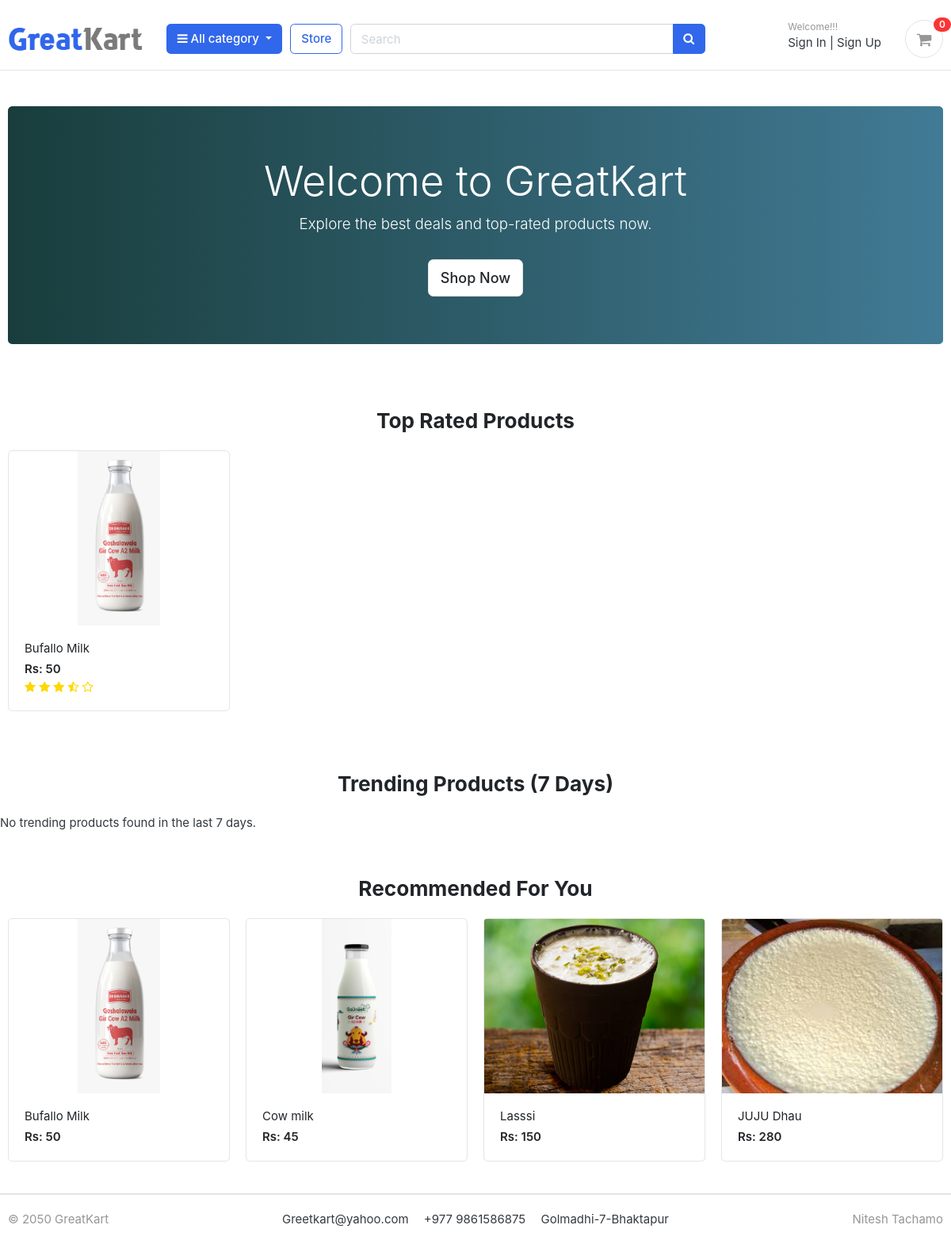
The page / on the database its author committed.
### store/models.py (models this page shows, shortened)
class Product(models.Model):
    product_name=models.CharField(max_length=200,unique=True)
    slug=models.SlugField(max_length=255,unique=True)
    description =models.TextField(max_length=500,blank=True)
    price=models.IntegerField()
    images=models.ImageField(upload_to='photos/products')
    stock=models.IntegerField()
    is_available=models.BooleanField(default=True)
    category =models.ForeignKey(Category,on_delete=models.CASCADE)
    created_date=models.DateTimeField(auto_now_add=True)
    modified_date=models.DateTimeField(auto_now=True)
    rating = models.FloatField(default=0.0)
    def get_url(self):
        return reverse('product_detail', args=[self.category.slug, self.slug])

### GreetKart/views.py (the view)
# urls.py: 2. Add a URL to urlpatterns:  path('', views.home, name='home')
def home(request):
    high_rated_products = Product.objects.filter(
        is_available=True,
        reviewrating__status=True
    ).annotate(
        avg_rating=Avg('reviewrating__rating'),
        review_count=Count('reviewrating')
    ).filter(
        review_count__gt=0
    ).order_by('-avg_rating')[:8]
    seven_days_ago = timezone.now() - timedelta(days=7)
    trending_products_qs = (
        OrderProduct.objects.filter(
            order__is_ordered=True,
            order__payment__status='Completed',
            order__created_at__gte=seven_days_ago,
            product__is_available=True
        )
        .values('product')
        .annotate(order_count=Count('product'))
        .order_by('-order_count')[:8]
    )
    trending_product_ids = [item['product'] for item in trending_products_qs]
    if trending_product_ids:
        preserved_order = Case(*[
            When(pk=pk, then=pos) for pos, pk in enumerate(trending_product_ids)
        ])
        trending_products = Product.objects.filter(
            id__in=trending_product_ids,
            is_available=True
        ).order_by(preserved_order)
    else:
        trending_products = Product.objects.none()
    recommended_products = get_collaborative_recommendations(request.user, limit=8)
    context = {
        'high_rated_products': high_rated_products,
        'trending_products': trending_products,
        'recommended_products': recommended_products,
    }
    return render(request, 'home.html', context)

### carts/context_processors.py (called while the page is built)
def counter(request):
    cart_count=0
    if 'admin' in request.path:
        return{}
    else:
        try:
            cart=Cart.objects.filter(cart_id=_cart_id(request))
            if request.user.is_authenticated:
                cart_items=CartItem.objects.all().filter(user=request.user)
            else:
                cart_items=CartItem.objects.all().filter(cart=cart[:1])
            for cart_item in cart_items:
                cart_count += cart_item.quantity
        except Cart.DoesNotExist:
            cart_count=0
    return dict(cart_count=cart_count)

### carts/views.py (called while the page is built)
def _cart_id(request):
    cart = request.session.session_key
    if not cart:
        cart = request.session.create()
    return cart

### category/context_processors.py (called while the page is built)
def menu_links(request):
    links = Category.objects.all()
    return dict(links=links)

### category/models.py (called while the page is built)
    def get_url(self):
        return reverse('products_by_category', args=[self.slug])

### store/utils.py (called while the page is built, shortened)
def get_collaborative_recommendations(user, limit=8):
    if not user.is_authenticated:
        recent = (
            OrderProduct.objects
            .filter(ordered=True, order__created_at__gte=timezone.now() - timedelta(days=7))
            .values('product_id')
            .annotate(purchase_count=Count('product_id'))
            .order_by('-purchase_count')[:limit]
        )
        product_ids = [r['product_id'] for r in recent]
        if not product_ids:
            return Product.objects.filter(is_available=True)[:limit]
        preserved = Case(*[When(pk=pid, then=pos) for pos, pid in enumerate(product_ids)])
        return Product.objects.filter(id__in=product_ids, is_available=True).order_by(preserved)

### templates/home.html
{% extends "base.html" %}
{% load static %}
{% block content %}
<section class="section-intro py-5">
  <div class="container">
    <div
      class="intro-banner-wrap rounded overflow-hidden position-relative text-center bg-primary text-white p-5"
    >
      <img
        src="{% static 'images/banners/1.jpg' %}"
        class="img-fluid w-100 h-100 object-fit-cover position-absolute top-0 start-0"
        style="z-index: -1"
      />
      <div class="position-relative z-1">
        <h1 class="display-4 fw-bold">Welcome to GreatKart</h1>
        <p class="lead">Explore the best deals and top-rated products now.</p>
        <a href="{% url 'store' %}" class="btn btn-light btn-lg mt-3"
          >Shop Now</a
        >
      </div>
    </div>
  </div>
</section>
<section class="section-name padding-y-sm">
  <div class="container">
    <header class="section-heading">
      <h3 class="section-title text-center">Top Rated Products</h3>
    </header>
    <div class="row">
      {% if high_rated_products %}
        {% for product in high_rated_products %}
        <div class="col-md-3">
          <div class="card card-product-grid">
            <a href="{{ product.get_url }}" class="img-wrap">
              <img
                src="{{ product.images.url }}"
                alt="{{ product.product_name }}"
              />
            </a>
            <figcaption class="info-wrap">
              <a href="{{ product.get_url }}" class="title"
                >{{ product.product_name }}</a
              >
              <div class="price mt-1">Rs: {{ product.price }}</div>
              <div class="rating-star">
                <span>
                  <i
                    class="fa {% if product.avg_rating >= 1 %}fa-star{% elif product.avg_rating >= 0.5 %}fa-star-half-o{% else %}fa-star-o{% endif %}"
                    aria-hidden="true"
                  ></i>
                  <i
                    class="fa {% if product.avg_rating >= 2 %}fa-star{% elif product.avg_rating >= 1.5 %}fa-star-half-o{% else %}fa-star-o{% endif %}"
                    aria-hidden="true"
                  ></i>
                  <i
                    class="fa {% if product.avg_rating >= 3 %}fa-star{% elif product.avg_rating >= 2.5 %}fa-star-half-o{% else %}fa-star-o{% endif %}"
                    aria-hidden="true"
                  ></i>
                  <i
                    class="fa {% if product.avg_rating >= 4 %}fa-star{% elif product.avg_rating >= 3.5 %}fa-star-half-o{% else %}fa-star-o{% endif %}"
                    aria-hidden="true"
                  ></i>
                  <i
                    class="fa {% if product.avg_rating >= 5 %}fa-star{% elif product.avg_rating >= 4.5 %}fa-star-half-o{% else %}fa-star-o{% endif %}"
                    aria-hidden="true"
                  ></i>
                </span>
              </div>
            </figcaption>
          </div>
        </div>
        {% endfor %}
      {% else %}
        <p class="text-center">No high-rated products available.</p>
      {% endif %}
    </div>
  </div>
</section>
<section class="section-name padding-y-sm">
  <div class="container">
    <header class="section-heading">
      <h3 class="section-title text-center">Trending Products (7 Days)</h3>
    </header>
    <div class="row">
      {% if trending_products %}
        {% for product in trending_products %}
        <div class="col-md-3">
          <div class="card card-product-grid">
            <a href="{{ product.get_url }}" class="img-wrap">
              <img src="{{ product.images.url }}" alt="{{ product.product_name }}" />
            </a>
            <figcaption class="info-wrap">
              <a href="{{ product.get_url }}" class="title">{{ product.product_name }}</a>
              <div class="price mt-1">Rs: {{ product.price }}</div>
            </figcaption>
          </div>
        </div>
        {% endfor %}
      {% else %}
        <p class="text-center">No trending products found in the last 7 days.</p>
      {% endif %}
    </div>
  </div>
</section>
<section class="section-name padding-y-sm">
  <div class="container">
    <header class="section-heading">
      <h3 class="section-title text-center">Recommended For You</h3>
    </header>
    <div class="row">
      {% if recommended_products %}
        {% for product in recommended_products %}
        <div class="col-md-3">
          <div class="card card-product-grid">
            <a href="{{ product.get_url }}" class="img-wrap">
              <img src="{{ product.images.url }}" alt="{{ product.product_name }}" />
            </a>
            <figcaption class="info-wrap">
              <a href="{{ product.get_url }}" class="title">{{ product.product_name }}</a>
              <div class="price mt-1">Rs: {{ product.price }}</div>
            </figcaption>
          </div>
        </div>
        {% endfor %}
      {% else %}
        <p class="text-center">No recommendations available.</p>
      {% endif %}
    </div>
  </div>
</section>
{% endblock %}

### GreetKart/static/css/ui.css (style rules this page uses)
html { font-family: "Inter", sans-serif; font-size: 15px; }
.img-wrap { text-align: center; display: block; }
.img-wrap img { max-width: 100%; }
.padding-y-sm { padding-top: 20px; padding-bottom: 20px; }
.section-heading { margin-bottom: 20px; margin-top: 15px; }
.section-title { color: #212529; }
p:last-child { margin-bottom: 0; }
.btn-light { background-color: #fff; border-color: #e4e4e4; }
[class*=card-product] a.title { color: #212529; display: block; }
[class*=card-product] .img-wrap { overflow: hidden; position: relative; }
[class*=card-product] .img-wrap img { height: 100%; max-width: 100%; width: auto; display: inline-block; -o-object-fit: cover; object-fit: cover; }
.card-product-grid { margin-bottom: 20px; }
.card-product-grid .img-wrap { border-radius: 0.2rem 0.2rem 0 0; height: 220px; }
.card-product-grid .info-wrap { overflow: hidden; padding: 18px 20px; }
.card .img-wrap { overflow: hidden; }
.price { font-weight: 600; color: #212529; }
.intro-banner-wrap { background: linear-gradient(270deg, #6AB8EE, #193D3C); -webkit-animation: waves 5s ease infinite; -moz-animation: waves 5s ease infinite; background-size: 200%; animation: waves 5s ease infinite; min-height: 300px; display: grid; place-content: center; }

### GreetKart/static/css/custom.css (style rules this page uses)
.rating-star i { color: gold !important; }

### rows shown on the page
Product: images (picture), product_name "Bufallo Milk", price "50"
Product: images (picture), product_name "Cow milk", price "45"
Product: images (picture), product_name "Lasssi", price "150"
Product: images (picture), product_name "JUJU Dhau", price "280"

### other values the page prints
{{ cart_count }} "0"
